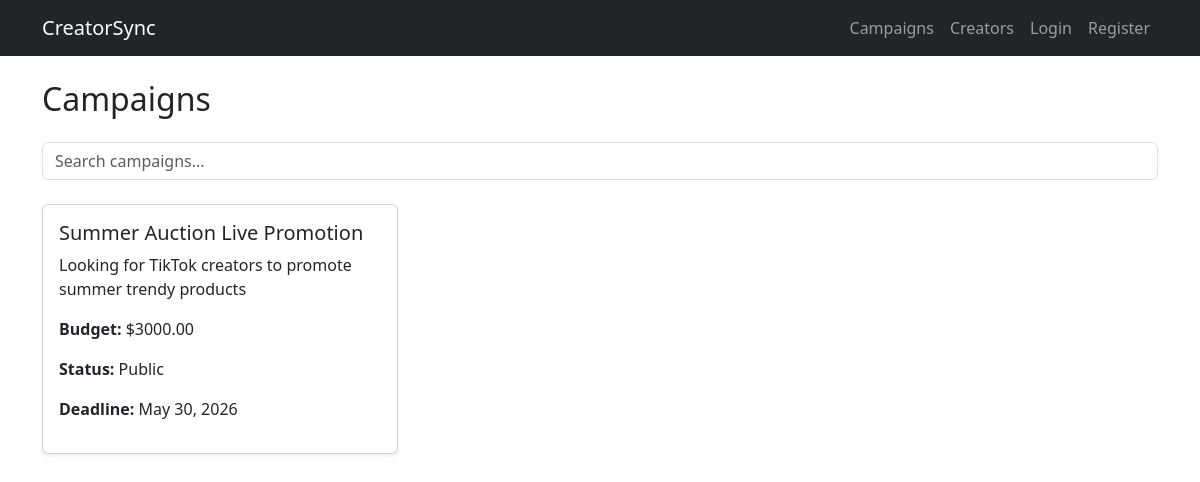
Page /campaigns on the committed database.
### creatorsync/models.py (models this page shows, shortened)
class Campaign(models.Model):
    brand = models.ForeignKey(User, on_delete=models.CASCADE)
    title = models.CharField(max_length=200)
    description = models.TextField()
    budget = models.DecimalField(max_digits=10, decimal_places=2)
    deadline = models.DateField()
    status = models.CharField(max_length=50)
    created_at = models.DateTimeField(auto_now_add=True)

### creatorsync/views.py (the view)
# urls.py: path("campaigns", views.campaigns_view, name="campaigns"),
def campaigns_view(request):
    campaigns = Campaign.objects.all()
    return render(request, "creatorsync/campaigns.html", {
        "campaigns": campaigns
    })

### creatorsync/templates/creatorsync/campaigns.html
{% extends "creatorsync/layout.html" %}
{% block body %}
<h2 class="mb-4">
    Campaigns
</h2>
<div class="mb-4">
    <input
        type="text"
        id="campaign-search"
        class="form-control"
        placeholder="Search campaigns..."
    >
</div>
<div class="row" id="campaign-list">
    {% for campaign in campaigns %}
        <div
            class="col-md-4 mb-4 campaign-card"
            data-title="{{ campaign.title|lower }}"
            data-description="{{ campaign.description|lower }}"
        >
            <a href="{% url 'campaign_detail' campaign.id %}"
               class="text-decoration-none text-dark">
                <div class="card h-100 shadow-sm">
                    <div class="card-body">
                        <h5 class="card-title">
                            {{ campaign.title }}
                        </h5>
                        <p class="card-text">
                            {{ campaign.description }}
                        </p>
                        <p>
                            <strong>Budget:</strong>
                            ${{ campaign.budget }}
                        </p>
                        <p>
                            <strong>Status:</strong>
                            {{ campaign.status }}
                        </p>
                        <p>
                            <strong>Deadline:</strong>
                            {{ campaign.deadline }}
                        </p>
                    </div>
                </div>
            </a>
        </div>
    {% empty %}
        <p>
            No campaigns available.
        </p>
    {% endfor %}
</div>
{% endblock %}

### creatorsync/templates/creatorsync/layout.html (shortened to what this page needs)
{% load static %}
<!DOCTYPE html>
<html lang="en">
<head>
    <link
        href="https://cdn.jsdelivr.net/npm/bootstrap@5.3.3/dist/css/bootstrap.min.css"
        rel="stylesheet"
    >
    <link
        href="{% static 'creatorsync/styles.css' %}"
        rel="stylesheet"
    >
</head>
<body>
    <nav class="navbar navbar-expand-lg navbar-dark bg-dark">
        <div class="container">
            <a class="navbar-brand" href="{% url 'index' %}">
                CreatorSync
            </a>
            <div class="collapse navbar-collapse" id="navbarNav">
                <ul class="navbar-nav ms-auto">
                    <li class="nav-item">
                        <a class="nav-link" href="{% url 'campaigns' %}">
                            Campaigns
                        </a>
                    </li>
                        <li class="nav-item">
                            <a class="nav-link" href="{% url 'creators' %}">
                                Creators
                            </a>
                        </li>
                    {% if user.is_authenticated %}
                        <li class="nav-item">
                            <a class="nav-link" href="{% url 'profile' %}">
                                {{ user.username }}
                            </a>
                        </li>
                    <li class="nav-item">
                            <a class="nav-link" href="{% url 'applications' %}">
                                Applications
                            </a>
                        </li>
                       <li class="nav-item">
                           <a class="nav-link"
                              href="{% url 'dashboard' %}"
                            >
                              Dashboard
                           </a>
                      </li>
                        <li class="nav-item">
                            <a class="nav-link" href="{% url 'logout' %}">
                                Logout
                            </a>
                        </li>
                    {% else %}
                        <li class="nav-item">
                            <a class="nav-link" href="{% url 'login' %}">
                                Login
                            </a>
                        </li>
                        <li class="nav-item">
                            <a class="nav-link" href="{% url 'register' %}">
                                Register
                            </a>
                        </li>
                    {% endif %}
                </ul>
            </div>
        </div>
    </nav>
    <div class="container mt-4">
        {% block body %}
        {% endblock %}
    </div>
</body>
</html>

### rows in the picture
Campaign: title "Summer Auction Live Promotion", description "Looking for TikTok creators to promote summer trendy products", budget "3000.00", status "Public", deadline "May 30, 2026"
